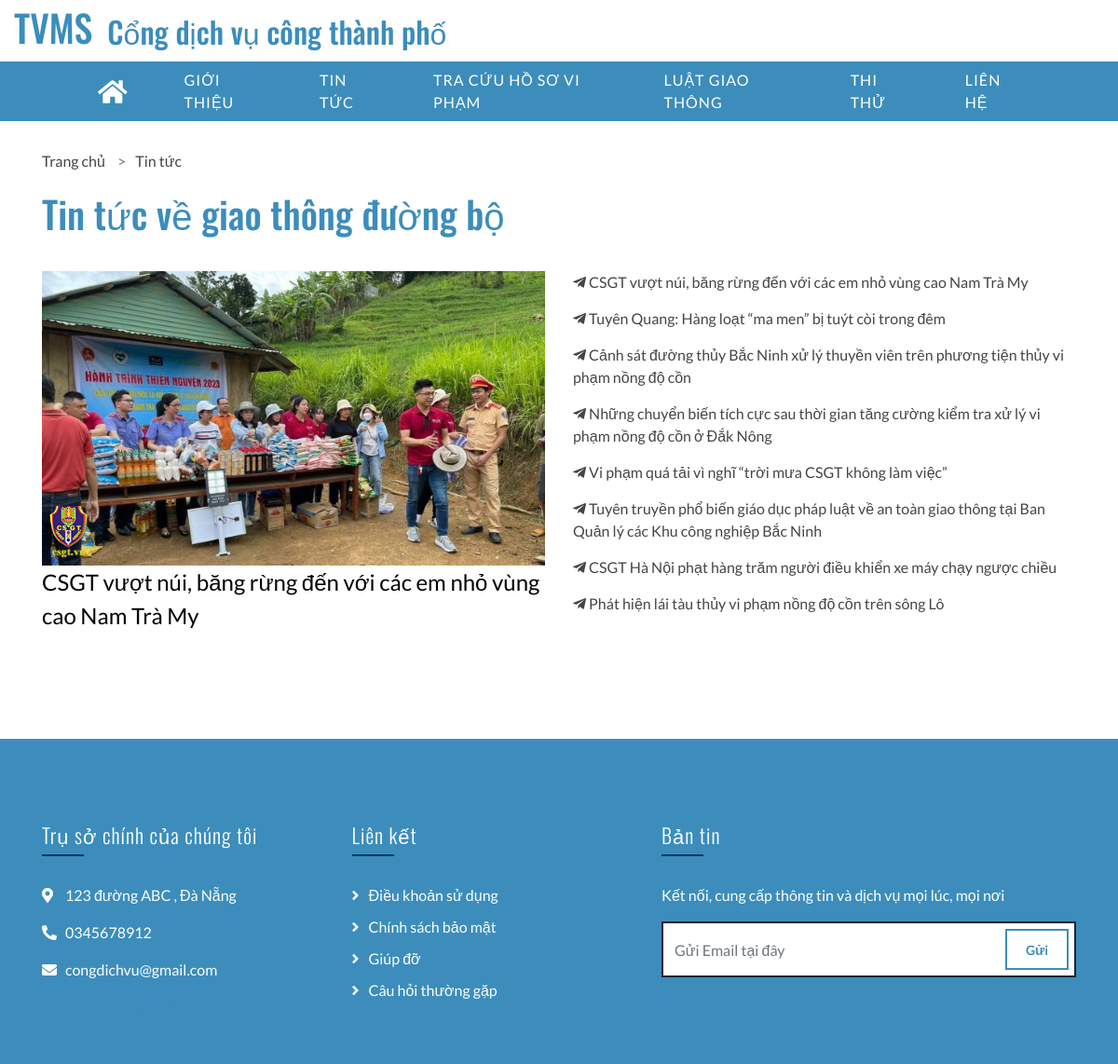
Page /cap-2/?page=news on the earlier database version.
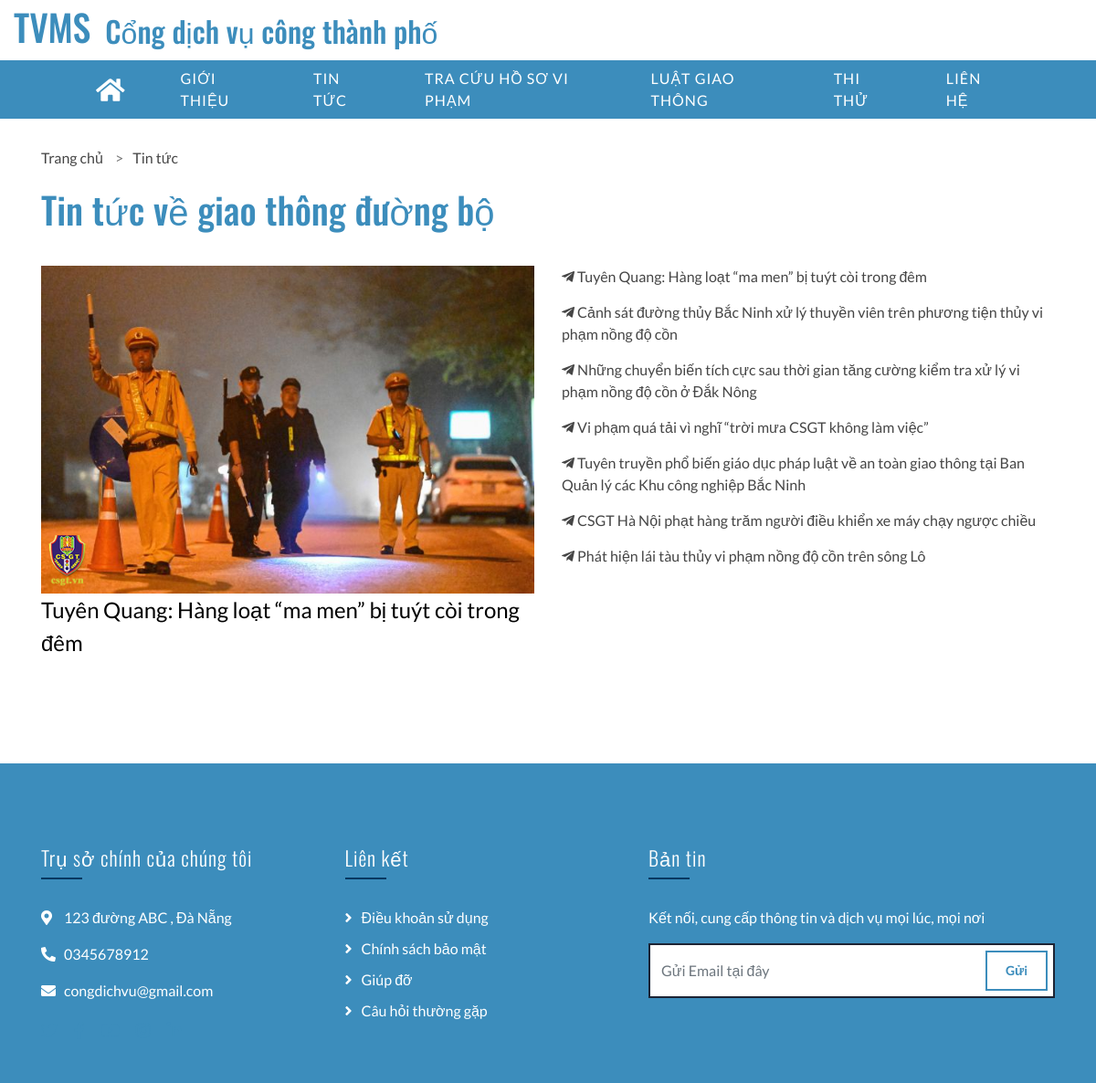
Same page on the later database version.
### tables this page shows
CREATE TABLE `news_list` (
  `id` int(4) NOT NULL,
  `title` varchar(225) NOT NULL,
  `post_date` datetime NOT NULL DEFAULT current_timestamp(),
  `image` text NOT NULL,
  `content` longtext NOT NULL,
  `updated_on` timestamp NULL DEFAULT NULL ON UPDATE current_timestamp()
);

### news.php (the view, shortened to what this page needs)
<?php require_once('inc/header.php') ?>
<?php require_once('inc/subnav.php') ?>
<div class="feature mt-125">
    <div class="container">
        <ul class="breadcrumb">
            <li class="item-breadcrumb">
                <a href="<?php echo base_url ?>?page=home">Trang chủ</a>
                <a style="padding-left: 10px">></a>
            </li>
            <li class="item-breadcrumb">
                <a href="<?php echo base_url ?>?page=news">Tin tức</a>
            </li>
        </ul>
        <h1 class="title-component">Tin tức về giao thông đường bộ</h1>
        <div class="row">
            <div class="col-md-6">
                <?php
                $qry = $conn->query("SELECT * from `news_list` order by unix_timestamp(post_date) desc limit 1 ");
                while ($row = $qry->fetch_assoc()) :
                ?>
                    <img src="<?php echo $row['image'] ?>" alt="" style="width: 100%; height: 100%;">
                    <a href="<?php echo base_url ?>?page=news-detail&id=<?php echo $row['id'] ?>" style="font-size: 24px; color: #000;">
                        <?php echo $row['title'] ?>
                    </a>
                <?php endwhile; ?>
            </div>
            <div class="col-md-6" style="display: flex; height: 100%; flex-direction: column;">
                <?php
                $qry = $conn->query("SELECT * from `news_list` order by unix_timestamp(post_date) desc ");
                while ($row = $qry->fetch_assoc()) :
                ?>
                    <a href="<?php echo base_url ?>?page=news-detail&id=<?php echo $row['id'] ?>" style="padding-bottom: 15px"><i class="fab fa-telegram-plane"></i> <?php echo $row['title'] ?>
                    </a>
                <?php endwhile; ?>
            </div>
        </div>
        <div class="testimonial">
        </div>
    </div>
</div>

Differences in the rows shown:
removed news_list: image (picture), title "CSGT vượt núi, băng rừng đến với các em nhỏ vùng cao Nam Trà My"
now on one of the page's lists (row unchanged): news_list: title "Tuyên Quang: Hàng loạt “ma men” bị tuýt còi trong đêm"
